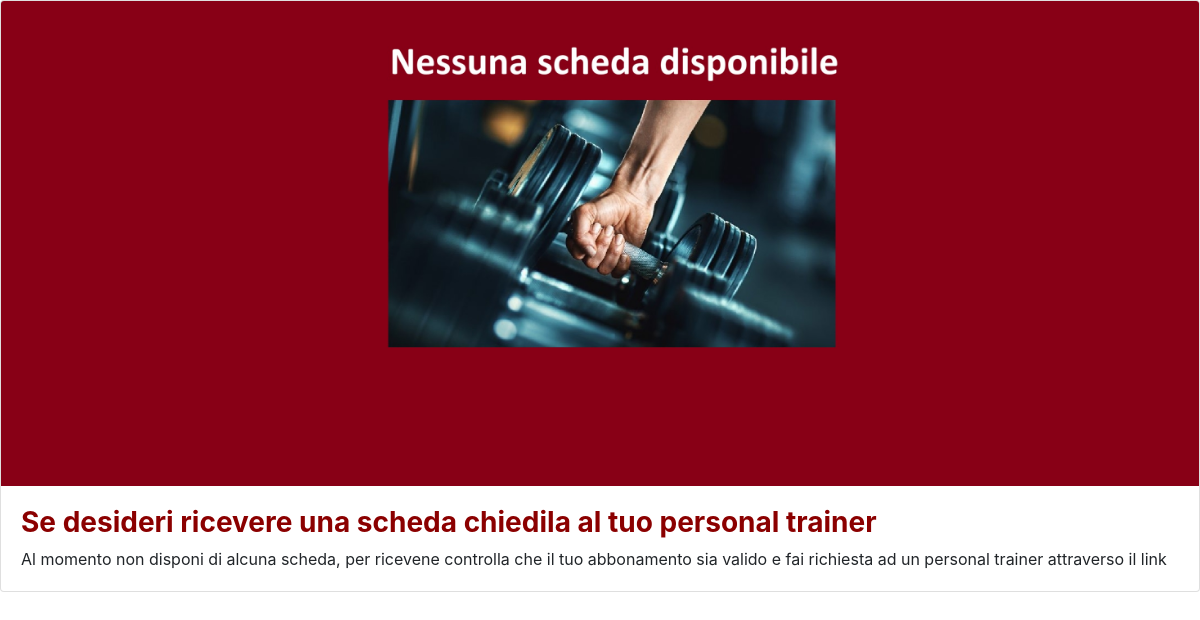
The app's page /workout/mostra_scheda/5/, older data.
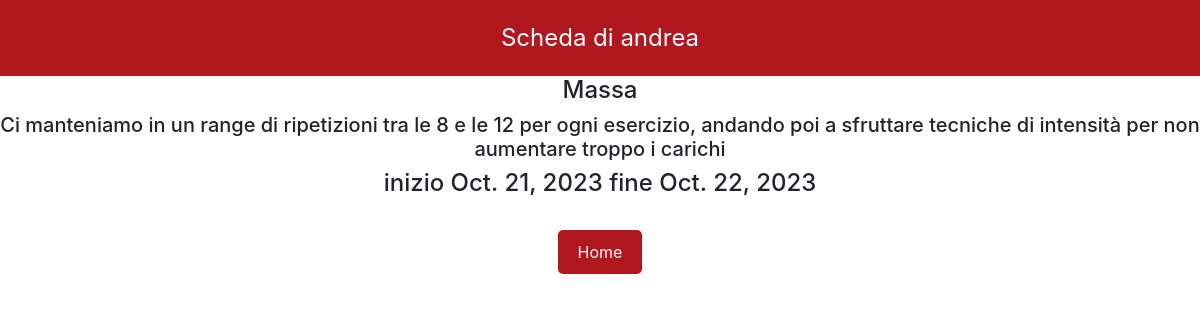
The same page, newer data.
### Users/models.py (models this page shows)
class MyUser(AbstractUser):
    sesso = models.CharField(max_length=10, choices=SESSO)
    peso = models.FloatField(blank=True, null=True)
    altezza = models.FloatField(blank=True, null=True)
    tipo_abbonamento = models.IntegerField(default=1)
    fine_abbonamento = models.DateField(blank=True, null=True)
    immagine_profilo = models.ImageField(upload_to="fotouser/", blank=True)
    obiettivo = models.CharField(max_length=400, blank=True, null=True)

### Workout/models.py (models this page shows, shortened)
class Scheda(models.Model):
    my_user = models.ForeignKey('Users.MyUser', on_delete=models.CASCADE, db_column='my_user_id')
    tipologia = models.CharField(max_length=20)
    descrizione = models.CharField(max_length=250)
    data_inizio = models.DateField(null=True, blank=True)
    data_fine = models.DateField(null=True, blank=True)
    class Meta:
        verbose_name_plural = "Schede"

### Workout/views.py (the view)
# urls.py: path('mostra_scheda/<int:user_pk>/', SchedaDetailView.as_view(), name="mostra_scheda_user"),
class SchedaDetailView(DetailView):
    model = Scheda
    template_name = "Workout/mostraschedautente.html"
    context_object_name = "scheda"
    def get_user(self):
        user = MyUser.objects.get(pk=self.kwargs.get('user_pk'))
        return user
    def get_object(self, queryset=None):
        try:
            user = self.get_user()
            scheda = Scheda.objects.filter(my_user=user).latest('pk')
            return scheda
        except Scheda.DoesNotExist:
            print("la scheda non esiste")
    def get_context_data(self, **kwargs):
        context = super().get_context_data(**kwargs)
        dett = []
        giorni_scheda = GiornoScheda.objects.filter(Scheda=self.get_object())
        for giorno_scheda in giorni_scheda:
            dettagli = DettaglioEsercizioGiorno.objects.filter(giorno=giorno_scheda)
            dett.extend(dettagli)
        context['my_user'] = self.get_user()
        context['giorni_scheda'] = giorni_scheda
        context['dettagli'] = dett
        context['scheda'] = self.get_object()
        return context

### Workout/templates/Workout/mostraschedautente.html (shortened to what this page needs)
{% extends 'base.html' %}
{% load static %}
{% block content %}
    {% if scheda %}
        <div class="text_red">Scheda di {{my_user.username}}</div>
        <div style="text-align: center;">
            <h4> {{scheda.tipologia}} </h4>
            <h5> {{scheda.descrizione}} </h5>
            <h4> inizio {{scheda.data_inizio}} fine {{scheda.data_fine}}</h4>
        </div>
        <br>
        <div class="div-pulsanti">
            <a href="{% url 'home_login' %}" class="pulsante-rosso button">Home </a>
        </div>
    {% else %}
        <div class="404Scheda">
            <div class="card mb-3">
                <img src="{% static 'imgs/404_scheda.jpg' %}" class="card-img-top">
                <div class="card-body">
                    {% if "pt" in user.groups.all.1.name %}
                        <div style="text-align: center;">
                            <p> L'utente {{ my_user.username }}, non possiede ancora una scheda, creane una</p>
                            <form method="POST" action="{% url 'Workout:crea_scheda' my_user.pk %}">
                                {% csrf_token %}
                                <button class="pulsante-rosso" type="submit">Crea scheda</button>
                            </form>
                        </div>
                    {% else %}
                        <h3> <span style="color:#8B0000;"> <strong>Se desideri ricevere una scheda chiedila al tuo personal trainer </strong> </span></h3>
                        <p class="card-text">Al momento non disponi di alcuna scheda, per ricevene controlla che il tuo abbonamento sia valido e fai richiesta ad un personal trainer attraverso il link <a href="#"></a></p>
                     {% endif %}
                </div>
            </div>
        </div>
    {% endif %}
{% endblock %}

Row changes from the older to the newer data that the page shows:
now on this page (row unchanged): MyUser: username "andrea"
added Scheda: tipologia "Massa", descrizione "Ci manteniamo in un range di ripetizioni tra le 8 e le 12 per ogni esercizio, andando poi a sfruttare tecniche di intensità per non aumentare troppo i carichi", data_inizio "Oct. 21, 2023", data_fine "Oct. 22, 2023"
Text that changed along with them:
text no longer shown: "Se desideri ricevere una scheda chiedila al tuo personal trainer Al momento non disponi di alcuna scheda, per ricevene controlla che il tuo abbonamento sia valido e fai richiesta ad un personal trainer attraverso il link"
text now shown: "Scheda di inizio fine Home"
